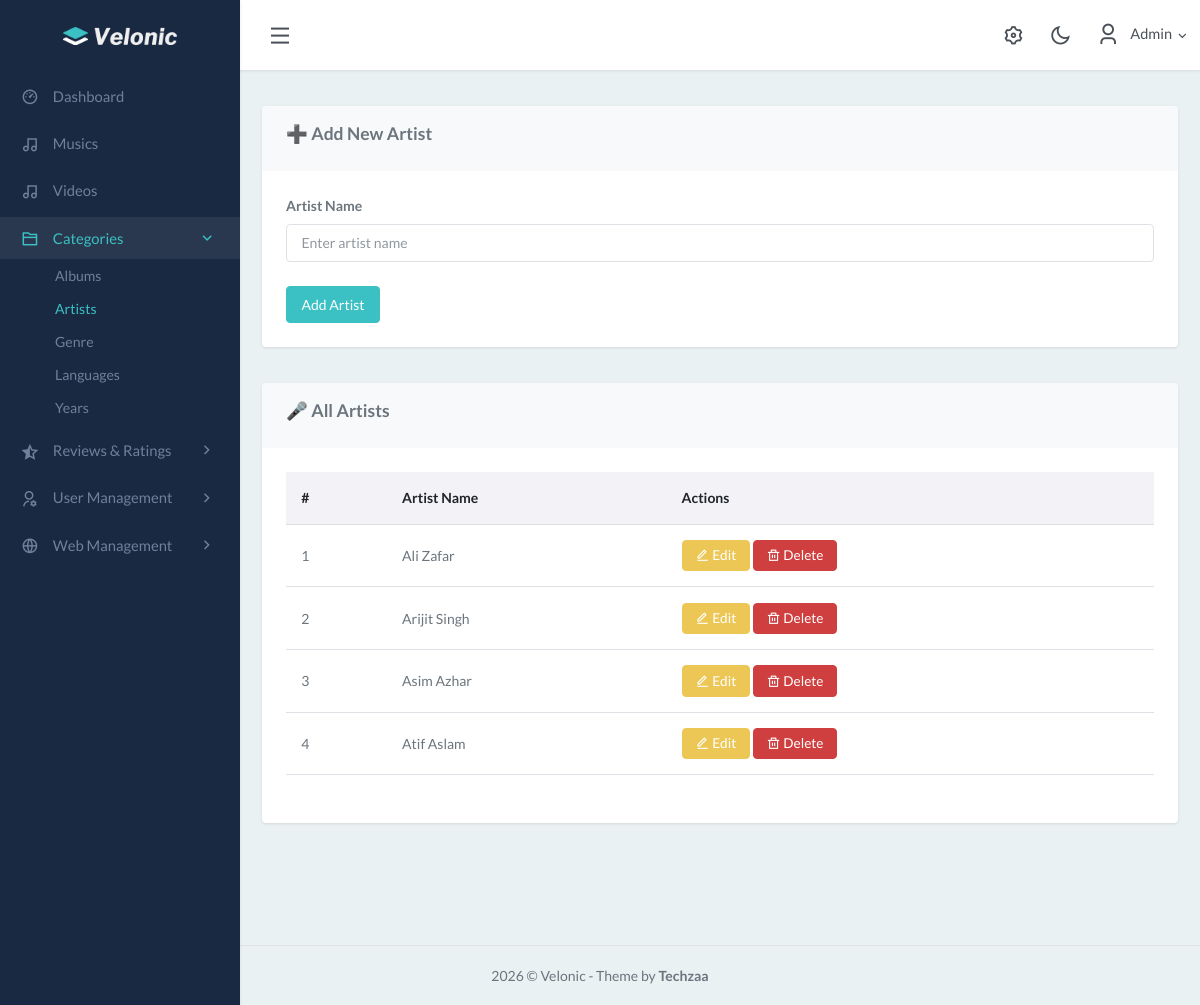
/admin/artist.php (signed in), run on an earlier commit of the app's database.
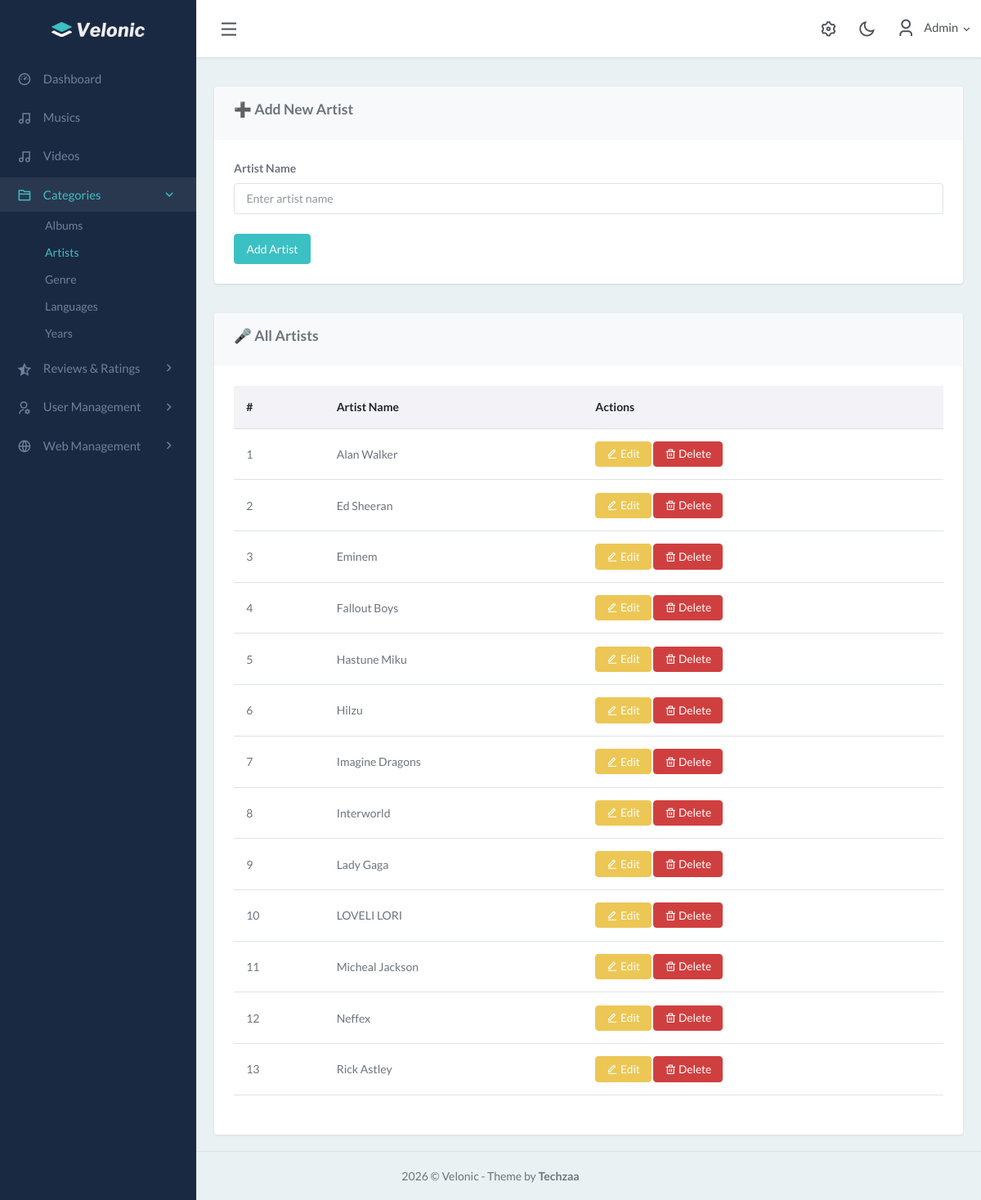
And on a later commit of the database.
### tables this page shows
CREATE TABLE `artists` (
  `id` int(11) NOT NULL,
  `artist_name` varchar(255) DEFAULT NULL,
  `artist_image` varchar(255) DEFAULT NULL
);

### admin/artist.php (the view, shortened to what this page needs)
<?php
include '../config/db_connection.php';
$artist_to_edit = null;
$artists = mysqli_query($con, "SELECT * FROM artists ORDER BY artist_name ASC");
?>
<?php include './base/header.php'; ?>
<div class="content-page">
    <div class="content">
        <div class="container-fluid mt-4">
            <div class="card mb-4">
                <div class="card-header">
                    <h4><?= $artist_to_edit ? '✏️ Edit Artist' : '➕ Add New Artist' ?></h4>
                </div>
                <div class="card-body">
                    <form method="POST">
                        <div class="mb-3">
                            <label class="form-label">Artist Name</label>
                            <input type="text" name="name" class="form-control"
                                   value="<?= $artist_to_edit ? htmlspecialchars($artist_to_edit['artist_name']) : '' ?>"
                                   placeholder="Enter artist name" required>
                        </div>
                        <button type="submit" name="save_artist" class="btn btn-primary">
                            <?= $artist_to_edit ? 'Update Artist' : 'Add Artist' ?>
                        </button>
                    </form>
                </div>
            </div>
            <div class="card">
                <div class="card-header">
                    <h4>🎤 All Artists</h4>
                </div>
                <div class="card-body table-responsive">
                    <table class="table table-hover align-middle">
                        <thead class="table-light">
                            <tr>
                                <th>#</th>
                                <th>Artist Name</th>
                                <th>Actions</th>
                            </tr>
                        </thead>
                        <tbody>
                            <?php $i = 1; while($row = mysqli_fetch_assoc($artists)): ?>
                                <tr>
                                    <td><?= $i++ ?></td>
                                    <td><?= htmlspecialchars($row['artist_name']) ?></td>
                                    <td>
                                        <a href="?edit=<?= $row['id'] ?>" class="btn btn-sm btn-warning">
                                            <i class="ri-edit-line"></i> Edit
                                        </a>
                                        <a href="?delete=<?= $row['id'] ?>" class="btn btn-sm btn-danger"
                                           onclick="return confirm('Are you sure you want to delete this artist?');">
                                            <i class="ri-delete-bin-line"></i> Delete
                                        </a>
                                    </td>
                                </tr>
                            <?php endwhile; ?>
                        </tbody>
                    </table>
                </div>
            </div>
        </div>
    </div>
</div>
<?php include './base/footer.php'; ?>

What changed in the data, as far as the page shows it:
added artists: artist_name "Alan Walker"
changed artists: artist_name "Arijit Singh" → "Ed Sheeran"
added artists: artist_name "Eminem"
added artists: artist_name "Fallout Boys"
added artists: artist_name "Hastune Miku"
changed artists: artist_name "Asim Azhar" → "Hilzu"
added artists: artist_name "Imagine Dragons"
changed artists: artist_name "Atif Aslam" → "Interworld"
changed artists: artist_name "Ali Zafar" → "Lady Gaga"; moves down the list
added artists: artist_name "LOVELI LORI"
added artists: artist_name "Micheal Jackson"
added artists: artist_name "Neffex"
added artists: artist_name "Rick Astley"
